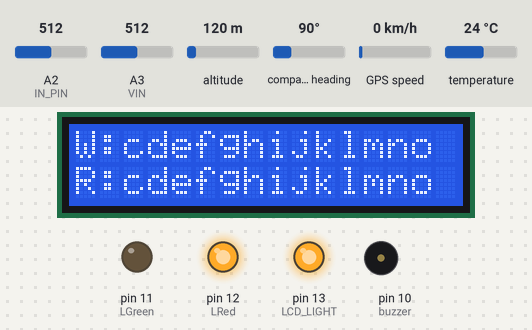
The sketch below on a simulated Arduino Uno, built with avr-gcc and run on an emulated ATmega328P. Shown: 16×2 character LCD, output pins drawn as LEDs (lit = HIGH), buzzer (waves = sounding). Wiring (inferred from the names in the program): 24Cxx EEPROM at I2C address 0x50; DS1307 clock at I2C address 0x68. Inputs (shaded band) come from the test bench; at power-on: A2 (IN_PIN) = 512, A3 (VIN) = 512, altitude 120 m, compass heading 90°, GPS speed 0 km/h, temperature 24 °C. The local clock reads 2024-03-15 10:24:30 at power-on unless the sketch sets it; EEPROM starts erased; the GPS gets a fix after 3 s at 37.7749, -122.4194 with 8 satellites.

Above: at 4.3 s.
At 13.1 s:
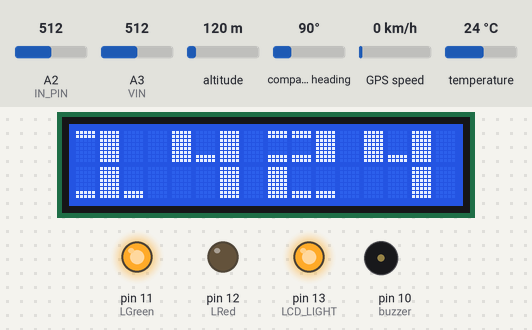
13.2 s: A2 (IN_PIN) set to 985
At 13.8 s:
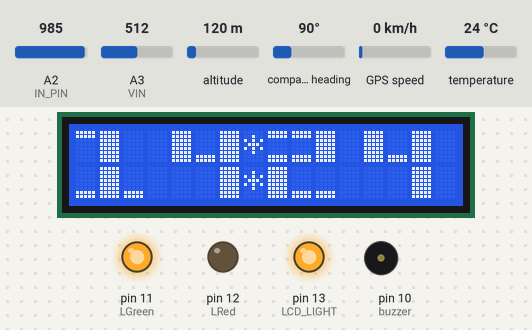
17.1 s: A2 (IN_PIN) set to 1018
At 17.7 s:
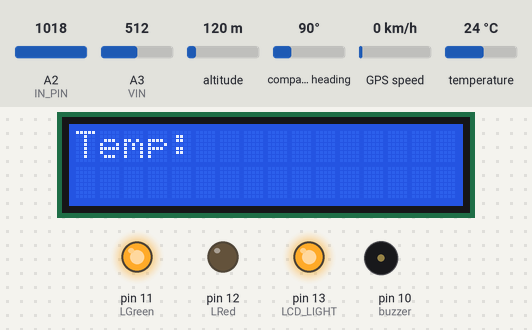
Timing chart, 0 to 20.1 s (numbered marks = the images above; inputs shaded):
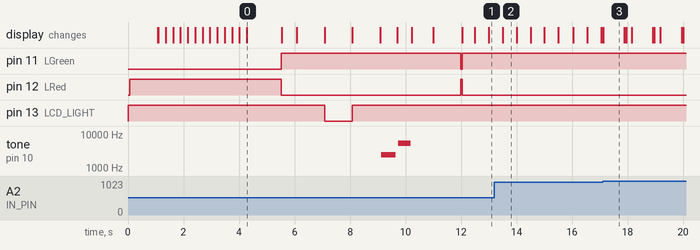

Measured:
- the behaviour switches between 1000 and 1001 on A2 (IN_PIN) (found by bisection; images 2 and 3)
- after the input at 17.1 s, the display: changes at once (image 3)
- what the display in image 0 shows lasts 1.2 s, from 4.3 s to 5.5 s
- what the display in image 2 shows lasts 0.5 s, from 13.5 s to 14.0 s
- what the display in image 3 shows lasts 0.8 s, from 17.1 s to 17.9 s

The sketch:

TE_MINI_328_LCD_MAKET_on_work.ino
```cpp
// ============= Arduino 1.0.5 ====================
// ============= TE-Mini 328P =====================
// 08.05.2014 by Roma Kuzmin
// 17.05 Romik

#include <TinyGPS.h>
#include <LiquidCrystal.h>
#include <Wire.h>
#include <SoftwareSerial.h>
#include <OneWire.h>
#include <avr/pgmspace.h>
#include <DallasTemperature.h>

#define RED      2
#define GREEN    1
#define OFF      0
#define CO2      1 // A1 MQ-135
#define VIN      3 // A3 Voltage Input

#define MAX_DISPLAY 3

boolean upload = false; // ---- Прежде чем показывать нужно загрузить все это ------

byte glyphs[5][8] = {
  {B11111,B11111,B00000,B00000,B00000,B00000,B00000,B00000},
  {B00000,B00000,B00000,B00000,B00000,B00000,B11111,B11111},
  {B11111,B11111,B00000,B00000,B00000,B00000,B11111,B11111},
  {B11111,B11111,B11111,B11111,B11111,B11111,B11111,B11111},
  {B00000,B00000,B00000,B00000,B00000,B01110,B01110,B01110}
};

const int digitWidth = 3;

const char bigDigitsTop[10][digitWidth]={ 3,0,3,0,3,32,2,2,3,0,2,3,3,1,3,3,2,2,3,2,2,0,0,3,3,2,3,3,2,3 };
const char bigDigitsBot[10][digitWidth]={ 3,1,3,1,3,1,3,1,1,1,1,3,32,32,3,1,1,3,3,1,3,32,32,3,3,1,3,1,1,3 };

char buffer[12];

// ----------------------------------------------------------------------------------------------

#define TEMPERATURE_PRECISION 12

#define COMOUT 0

#define LRed     12    // PWM D12
#define LGreen   11    // PWM D11
#define buzzer   10    // PWM D10

#define MAXARRAY 10    // Максимальное значение в масиве

#define CEL      0x99  // Значок градусов

#define UP       char(0xD9) // Стрклка вверх
#define DOWN     char(0xDA) // Стрелка вниз

#define DS1307_ADDRESS 0x68

// Кнопка

#define  IN_PIN   2 // A2 Кнопка --- 10 Ком

#define   R1     105 // R1 KOM
#define   R2     10  // R2 KOM

int tArray[MAXARRAY] = { 0,0,0,0,0,0,0,0 };

DeviceAddress sensor = { 0x28, 0xd4, 0x38, 0xf7, 0x02, 0x00, 0x00, 0x04 }; // D18B20+

OneWire oneWire(1); // D1

DallasTemperature ds18(&oneWire);

int Zmax;
int Zmin;

const int eeprom = 0x50; // I2C bus address for the EEPROM chip int on

TinyGPS gps;

SoftwareSerial gps_p(2,3);

unsigned long TimePreviousInterval = 0;
unsigned long tochkiPreviousInterval = 0;
unsigned long displayPreviousInterval = 0;
unsigned long onePreviousInterval = 0;
unsigned long gpsPreviousInterval = 0;
unsigned long dtPreviousInterval = 0;

boolean s_tochki = false;

LiquidCrystal lcd(8,9,4,5,6,7); // PWM D8 D9 and D4 D5 D6 D7

#define ds oneWire

// OneWire  ds(1); // --- DS18B20 --- PWM D1

// byte sensor[8]; // = {0x28, 0x46, 0xBD, 0x19, 0x03, 0x00, 0x00, 0x35};

byte c[8] = {
  B00000,
  B00000,
  B00000,
  B00000,
  B00000,
  B00000,
  B00000,
  B00000
};

unsigned long Interval = 1800;        // Для печати Даты и обновления Графика 900 Очень быстро
unsigned long P_Interval = 0;

unsigned long currentMillis;

byte display = 0; // Default Big Clock

#define LCD_LIGHT  13  // D13

boolean lcd_status =  false;

// ------------------------- Music -----------------------------------

const int speakerPin = buzzer; // connect speaker to pin 9

char noteNames[] = { 'C','D','E','F','G','a','b' };
unsigned int frequencies[] = { 262,294,330,349,392,440,494 };
const byte noteCount = sizeof(noteNames);
char score[] = "CCGGaaGFFEEDDC GGFFEEDGGFFEED CCGGaaGFFEEDDC ";
const byte scoreLen = sizeof(score);

// ------------------------- Setup -----------------------------------

void setup() {

  unsigned int ep = 0;
  byte data_out = 99;
  byte data_in = 0;

  unsigned int i = 0;

  Wire.begin(); // Attach I2C

  pinMode(LRed, OUTPUT);
  pinMode(LGreen, OUTPUT);
  pinMode(buzzer, OUTPUT);
  pinMode(LCD_LIGHT,OUTPUT);

  digitalWrite(LCD_LIGHT,HIGH);

  lcd.begin(16, 2);

  ep=7;

  for (i=0;i<8;i++) {
    c[ep] = B11111;
    lcd.createChar(i, c);
    ep--;
  }

  Green_Red(RED);

  lcd.setCursor(0,1);
  lcd.print("Write to 24LC256");
  delay(1000);
  lcd.clear();

  Green_Red(RED);

  // Запись работает

  lcd.setCursor(0,0);
  lcd.print("W:");
  lcd.setCursor(0,1);
  lcd.print("R:");

  for (ep=0;ep < 13;ep++) {
    lcd.setCursor(ep+2,0);
    lcd.print(char(data_out));

    writeData(eeprom, ep, data_out++ );
    data_in = readData(eeprom, ep);

    lcd.setCursor(ep+2,1);
    lcd.print(char(data_in));

    delay(250);
  }

  delay(1000);

  Green_Red(GREEN);

  lcd.clear();
  lcd.print("TE-MINI-328P");

  delay(500);

  gps_p.begin(4800);  // GPS L30

  lookUpSensors();

  DallasTemperature sensors(&oneWire);

  sensors.begin();
  sensors.setResolution(sensor, TEMPERATURE_PRECISION);

  delay(1000);
  lcd.clear();

  pinMode(LCD_LIGHT,OUTPUT);
  digitalWrite(LCD_LIGHT,LOW);
  lcd.setCursor(0,0);
  lcd.print("LCD OFF (D0)");
  delay(1000);

  digitalWrite(LCD_LIGHT,HIGH);
  lcd.setCursor(0,1);
  lcd.print("LCD ON (D0)");
  delay(1000);

  lcd.clear();
  lcd.setCursor(0,0);
  lcd.print("Buzzer D10");
  buzz(buzzer, 2500, 500);
  delay(100);

  lcd.setCursor(0,1);
  lcd.print("Buzzer More");
  buzz(buzzer, 5500, 400);
  delay(100);

  lcd.clear();
  lcd.setCursor(0,0);
  lcd.print("Temp: ");
  lcd.print(GetTemp());
  lcd.print(" GPS:");
  lcd.setCursor(0,1);
  lcd.print("VCC: ");
  lcd.print(GetVin());
  lcd.print("  ");
  lcd.print(TinyGPS::library_version());
  delay(1000);

  Green_Red(RED);

 lcd.clear();
}

//////////////////////////////////////////////////////////////////////////////////////
// ------------------------ Основной Цикл ------------------------------------------//
//////////////////////////////////////////////////////////////////////////////////////

void loop() {

  currentMillis = millis();


  if (display == 3) { // IF DISPLAY == 3
   if(currentMillis - dtPreviousInterval > 1000) {  // Выводим большие часы
    dtPreviousInterval = currentMillis;
    simple_date();
   }
  }

  if (display == 2) { // IF DISPLAY == 2
   if(currentMillis - gpsPreviousInterval > 1000) {  // Выводим большие часы
    gpsPreviousInterval = currentMillis;
    print_gps_stat();
   }
  }

 if (display == 0) { // IF DISPLAY == 0
  if(currentMillis - displayPreviousInterval > 1000) {  // Выводим большие часы
   displayPreviousInterval = currentMillis;
   big_clock();
  }

  if(currentMillis - tochkiPreviousInterval > 500) {  // Выводим точки
   tochkiPreviousInterval = currentMillis;
   if (s_tochki) {
    tochki(1);
   } else {
     tochki(0);
   }
   s_tochki = !s_tochki;
  }

 } // IF DISPLAY = 0

  if (display == 1) { // IF DISPLAY = 1
   if(currentMillis - onePreviousInterval > 1000) {
      onePreviousInterval = currentMillis;

    lcd.setCursor(0,0);
    lcd.print("Temp: ");
    lcd.print(GetTemp());
    lcd.print(" GPS:");
    lcd.setCursor(0,1);
    lcd.print("VCC:  ");
    lcd.print(GetVin());
    lcd.print("B ");
    lcd.print(TinyGPS::library_version());
    lcd.print("  ");
   }
  }

   int vIN_PIN = analogRead(IN_PIN); // Кнопку нажали

   if (vIN_PIN > 1000 ) {  // Кнопку нажали
    delay(10);
    vIN_PIN = analogRead(IN_PIN);
     if (vIN_PIN > 1000 ) {
      lcd.clear();
      vIN_PIN = 0;
      display++;
      if (display > MAX_DISPLAY ) display = 0;
     }
   }


  if (gps_p.available()) {
    while (gps_p.available()) {
      char c = gps_p.read();
      if (gps.encode(c)) {
        if(currentMillis - TimePreviousInterval > 5000) {
          TimePreviousInterval = currentMillis;
          set_date_time_from_gps();
          check_gps_stat();
        }
      }
    }
  }

}
// ---------------------------- Дополнительные Функции ----------------------------------

void buzz(int targetPin, long frequency, long length) {

  long delayValue = 1000000/frequency/2;
  long numCycles = frequency * length/ 1000;

  for (long i=0; i < numCycles; i++) {
    digitalWrite(targetPin,HIGH);
    delayMicroseconds(delayValue);
    digitalWrite(targetPin,LOW);
    delayMicroseconds(delayValue);
  }

}

byte decToBcd(byte val) {
  return ( (val/10*16) + (val%10) );
}

byte bcdToDec(byte val) {
  return ( (val/16*10) + (val%16) );
}

#ifdef SETTIME

void setDateTime() {

  byte second =      00; //0-59
  byte minute =      45; //0-59
  byte hour =        16; //0-23
  byte weekDay =     2;  //1-7
  byte monthDay =    13; //1-31
  byte month =       3;  //1-12
  byte year  =       12; //0-99

  Wire.beginTransmission(DS1307_ADDRESS);
  Wire.write(0); //stop Oscillator

  Wire.write(decToBcd(second));
  Wire.write(decToBcd(minute));
  Wire.write(decToBcd(hour));
  Wire.write(decToBcd(weekDay));
  Wire.write(decToBcd(monthDay));
  Wire.write(decToBcd(month));
  Wire.write(decToBcd(year));

  Wire.write(0); //start
  Wire.endTransmission();

}

#endif

// -------------------------- printTime ---------------------------


void printTime(byte display) {

  Wire.beginTransmission(DS1307_ADDRESS);
  Wire.write(0);
  Wire.endTransmission();
  Wire.requestFrom(DS1307_ADDRESS, 7);

  int second = bcdToDec(Wire.read());
  int minute = bcdToDec(Wire.read());
  int hour = bcdToDec(Wire.read() & 0b111111); //24 hour time
  int weekDay = bcdToDec(Wire.read()); //0-6 -> sunday - Saturday
  int monthDay = bcdToDec(Wire.read());
  int month = bcdToDec(Wire.read());
  int year = bcdToDec(Wire.read());

  if (display == 3) {

    lcd.clear();

    while(1) {

      if (!upload) {
        for(int i=0; i < 5; i++) lcd.createChar(i, glyphs[i]);
        upload = true;
      }

      lcd.setCursor(7,0);
      lcd.print("*");
      lcd.setCursor(7,1);
      lcd.print("*");

      if (hour < 10) {
        showNumber(0,0);
        showNumber(hour, 1);
      }
      else showNumber(hour,0);
      if (minute < 10) {
        showNumber(0,2);
        showNumber(minute, 3);
      }
      else showNumber(minute,2);

      delay(500);
      lcd.setCursor(7,0);
      lcd.print(" ");
      lcd.setCursor(7,1);
      lcd.print(" ");
      delay(500);

      Wire.beginTransmission(DS1307_ADDRESS);
      Wire.write(0);
      Wire.endTransmission();
      Wire.requestFrom(DS1307_ADDRESS, 7);

      second = bcdToDec(Wire.read());
      minute = bcdToDec(Wire.read());
      hour = bcdToDec(Wire.read() & 0b111111); //24 hour time
      weekDay = bcdToDec(Wire.read()); //0-6 -> sunday - Saturday
      monthDay = bcdToDec(Wire.read());
      month = bcdToDec(Wire.read());
      year = bcdToDec(Wire.read());

      int vIN_PIN = analogRead(IN_PIN);

      if (vIN_PIN > 1000 ) {
        delay(10);
        vIN_PIN = analogRead(IN_PIN);
        if (vIN_PIN > 1000 ) {
          lcd.clear();
          display > 0;
          delay(10);
          upload = false;
          byte ep=7;
          for (byte i=0;i<8;i++) {
            c[ep] = B11111;
            lcd.createChar(i, c);
            ep--;
          }
          break;
        }
      }

    }

  }

  if (lcd_status == false) {
    if (hour > 9 && hour < 19) digitalWrite(LCD_LIGHT,LOW);
    else digitalWrite(LCD_LIGHT,HIGH);
    // bluetooth.println(lcd_status);
    lcd_status = true;
  }

  if (minute == 30 && hour == 8 && second == 59) {

    if (hour > 9 && hour < 19)
      digitalWrite(LCD_LIGHT,LOW);
    else digitalWrite(LCD_LIGHT,HIGH);

    for (int i = 0; i < scoreLen; i++)
    {
      int duration = 333; // each note lasts for a third of a second
      playNote(score[i], duration); // play the note
    }
  }

  if (display == 0) {

    lcd.print("Time: ");
    if (hour < 10)   lcd.print("0");
    lcd.print(hour,DEC);
    lcd.print(":");
    if (minute < 10) lcd.print("0");
    lcd.print(minute,DEC);
    lcd.print(":");
    if (second < 10) lcd.print("0");
    lcd.print(second,DEC);

  }
  else if (display == 4) {
    lcd.print("Sa:");
    lcd.print(gps.satellites());
    lcd.print(" Sp:");
    lcd.setCursor(8,1);
    lcd.print("       ");
    lcd.setCursor(8,1);
    lcd.print(gps.f_speed_kmph());

  }
  else if (display == 1) {

    lcd.print("Date: ");
    if (monthDay < 10) lcd.print("0");
    lcd.print(monthDay);
    lcd.print("-");
    if (month < 10)    lcd.print("0");
    lcd.print(month);
    lcd.print("-");
    lcd.print(year,DEC);

  }
  else if (display == 2) {

    if (hour < 10)   lcd.print("0");
    lcd.print(hour,DEC);
    lcd.print(":");
    if (minute < 10) lcd.print("0");
    lcd.print(minute,DEC);
    lcd.print(":");
    if (second < 10) lcd.print("0");
    lcd.print(second,DEC);
    lcd.print(" ");

    int value = 0;
    float vout;
    float vin;

    for(int n=0;n<10;n++) {
      value = value + analogRead(VIN);
    }

    value = value / 10;

    vout= (value * 5.0)/1024.0;         // vout= (value * 5.0)/1024.0;
    vin = vout / (10.0/(10.0+110.0));   // vin = vout / (R2/(R1+R2));

    lcd.print(vin,2);

  }

}

// ----------------------- Получить входящие напряжение питания -----------------------

float GetVin( void ) {

 float vin;
 int value = 0;
 float vout;

 for(int n=0;n<10;n++) {
  value = value + analogRead(VIN);
 }

 value = value / 10;

 vout= (value * 5.0)/1024.0;         // vout= (value * 5.0)/1024.0;
 vin = vout / (10.0/(10.0+110.0));   // vin = vout / (R2/(R1+R2));

 return(vin);

}
// ---------------------- Поиск Темперетаурного датчика DS18x20 ----------------------

void lookUpSensors() {
  byte address[8];
  int i=0;
  byte ok = 0, tmp = 0;

  while (ds.search(address)){
    tmp = 0;
    //0x10 = DS18S20
    if (address[0] == 0x10){
      lcd.setCursor(0,1);
      lcd.print("Device: DS18S20");
      tmp = 1;
    }
    else {
      //0x28 = DS18B20
      if (address[0] == 0x28){
        lcd.setCursor(0,1);
        lcd.print("Device: DS18B20");
        tmp = 1;
      }
    }
    //display the address, if tmp is ok
    if (tmp == 1){
      if (OneWire::crc8(address, 7) != address[7]){
        lcd.setCursor(0,1);
        lcd.println("Not valid CRC!");
      }
      else {
        lcd.setCursor(0,0);
        //all is ok, display it
        for (i=0;i<8;i++){
          if (address[i] < 9){
            lcd.print("0");
          }
          lcd.print(address[i],HEX);
          sensor[i] = address[i]; // Заполняем Адрес для DS18x20
        }
        ok = 1;
      }
    } //end if tmp
  } //end while
  if (ok == 0){
    lcd.setCursor(0,1);
    lcd.println("No devices found");
    delay(2000);
  }
}

void writeTimeToScratchpad(byte* address){
  ds.reset();
  ds.select(address);
  ds.write(0x44,1);
  delay(10);
}

void readTimeFromScratchpad(byte* address, byte* data){
  ds.reset();
  ds.select(address);
  ds.write(0xBE);
  for (byte i=0;i<9;i++){
    data[i] = ds.read();
  }
}

// ----------------------------------- getTemperature (no delay) -------------------

float getTemperature(byte* address){
  int tr;
  byte data[12];

  writeTimeToScratchpad(address);
  readTimeFromScratchpad(address,data);

  tr = data[0];

  if (data[1] > 0x80){
    tr = !tr + 1;
    tr = tr * -1;
  }

  int cpc = data[7];
  int cr = data[6];

  tr = tr >> 1;

  return tr - (float)0.25 + (cpc - cr)/(float)cpc;
}

float f2c(float val){
  float aux = val - 32;
  return (aux * 5 / 9);
}

// ------------------------------ Выводим Температуру на LCD ------------------------

void printTemp(void) {
  int tempC;

  tempC = GetTemp();

  // tempC = getTemperature(sensor);
  // tempC = f2c(tempC);

  if (tempC == 0) {
   buzz(buzzer, 3000, 600);
  }

  lcd.setCursor(0,0);
  lcd.print(tempC);
  lcd.print(byte(CEL));
  lcd.print("C ");

  if (COMOUT) {
    // bluetooth.print("|");
    // bluetooth.print(tempC);
    // bluetooth.print("|");
  }
}

// ------------------------- Чтение из EEPROM ---------------------------------

byte readData(int device, unsigned int eeaddress) {
  delay(7);
  byte rdata = 0xFF;
  Wire.beginTransmission(device);
  Wire.write((int)(eeaddress >> 8));   // MSB
  Wire.write((int)(eeaddress & 0xFF)); // LSB
  Wire.endTransmission();
  Wire.requestFrom(device,1);
  if (Wire.available()) rdata = Wire.read();
  return rdata;
}

// --------------------- Звпись в EEPROM --------------------------------

void writeData(int device, unsigned int eeaddress, byte data) {
  delay(7);
  Wire.beginTransmission(device);
  Wire.write((int)(eeaddress >> 8));   // MSB
  Wire.write((int)(eeaddress & 0xFF)); // LSB
  Wire.write(data);
  Wire.endTransmission();
}

// ----------------------- Get Temperature ------------------------------------

float GetTemp() {

  ds18.requestTemperatures();
  return(ds18.getTempC(sensor));

}

void playNote(char note, int duration) {

  // play the tone corresponding to the note name

  for (int i = 0; i < noteCount; i++)
  {
    // try and find a match for the noteName to get the index to the note
    if (noteNames[i] == note) // find a matching note name in the array
      tone(speakerPin, frequencies[i], duration); // play the note using the frequency
  }
  // if there is no match then the note is a rest, so just do the delay
  delay(duration);
}


void showDigit(int digit, int position) {

  lcd.setCursor(position * (digitWidth + 1), 0);

  for(int i=0; i < digitWidth; i++) lcd.print(bigDigitsTop[digit][i]);

  lcd.setCursor(position * (digitWidth + 1), 1);

  for(int i=0; i < digitWidth; i++) lcd.print(bigDigitsBot[digit][i]);

}

void showNumber(int value, int position) {

  int index;
  itoa(value, buffer, 10);

  for(index = 0; index < 10; index++) {
    char c = buffer[index];
    if( c == 0) return;
    c = c - 48;
    showDigit(c, position + index);
  }

}

boolean check_gps_stat( void ) {

  int year;
  byte month, day, hour, minutes, second, hundredths;
  unsigned long age;

  gps.crack_datetime(&year, &month, &day, &hour, &minutes, &second, &hundredths, &age);

  if (age != TinyGPS::GPS_INVALID_AGE) {
    Green_Red(GREEN);
    return(true);
  } else {
    Green_Red(RED);
    return(false);
  }
}

void set_date_time_from_gps( void ) {

  int year;
  byte month, day, hour, minutes, second, hundredths;
  unsigned long age;

  gps.crack_datetime(&year, &month, &day, &hour, &minutes, &second, &hundredths, &age);

  if (age != TinyGPS::GPS_INVALID_AGE) {

    byte weekDay = 1;  // 1-7
    year = year - 2000; // 2014-2000;

    hour = hour + 4;
    if ( hour > 23 ) hour = hour - 24;

    Wire.beginTransmission(DS1307_ADDRESS);
    Wire.write(0); //stop Oscillator

    Wire.write(decToBcd(second));
    Wire.write(decToBcd(minutes));
    Wire.write(decToBcd(hour));
    Wire.write(decToBcd(weekDay));
    Wire.write(decToBcd(day));
    Wire.write(decToBcd(month));
    Wire.write(decToBcd(byte(year)));

    Wire.write(0); //start
    Wire.endTransmission();

  }

}

void Green_Red(byte stat) {

  if (stat == 0) {          // Off
    digitalWrite(LRed,LOW);
    digitalWrite(LGreen,LOW);
  }
  else if (stat == 1 ) {  // Green
    digitalWrite(LRed,LOW);
    digitalWrite(LGreen,HIGH);
  }
  else if (stat == 2 ) {  // Red
    digitalWrite(LGreen,LOW);
    digitalWrite(LRed,HIGH);
  }

}

// ----------------- Большие Часы ----------------------------------

void big_clock() {

  Wire.beginTransmission(DS1307_ADDRESS);
  Wire.write(0);
  Wire.endTransmission();
  Wire.requestFrom(DS1307_ADDRESS, 7);

  int second = bcdToDec(Wire.read());
  int minute = bcdToDec(Wire.read());
  int hour = bcdToDec(Wire.read() & 0b111111); // 24 hour time
  int weekDay = bcdToDec(Wire.read());         // 0-6 -> sunday - Saturday
  int monthDay = bcdToDec(Wire.read());
  int month = bcdToDec(Wire.read());
  int year = bcdToDec(Wire.read());

  // lcd.clear();

  if (s_tochki) tochki(1);

  if (!upload) {
   for(int i=0; i < 5; i++) lcd.createChar(i, glyphs[i]);
   upload = true;
  }

  if (hour < 10) {
   showNumber(0,0);
   showNumber(hour, 1);
  } else showNumber(hour,0);

  if (minute < 10) {
   showNumber(0,2);
   showNumber(minute, 3);
  } else showNumber(minute,2);

}

void tochki( byte stat ) {

  if (stat == 1) {
   lcd.setCursor(7,0);
   lcd.print("*");
   lcd.setCursor(7,1);
   lcd.print("*");
  } else {
   lcd.setCursor(7,0);
   lcd.print(" ");
   lcd.setCursor(7,1);
   lcd.print(" ");
  }

}

void print_gps_stat() {

  unsigned long chars;
  unsigned short sentences, failed_checksum;
  float flat, flon;
  unsigned long fix_age;

  int year;
  byte month, day, hour, minutes, second, hundredths;
  unsigned long age;

  gps.crack_datetime(&year, &month, &day, &hour, &minutes, &second, &hundredths, &age);

  gps.stats(&chars, &sentences, &failed_checksum);

  lcd.setCursor(0,0);
  lcd.print("                ");
  lcd.setCursor(0,1);
  lcd.print("                ");

  gps.f_get_position(&flat, &flon, &fix_age);

  lcd.setCursor(0,1);

  if (fix_age == TinyGPS::GPS_INVALID_AGE) {
   lcd.print("No fix detected ");
   Green_Red(RED);
   lcd.setCursor(0,0);
   lcd.print(chars);
   lcd.print(" ");
   lcd.print(sentences);
   lcd.print(" ");
   lcd.print(failed_checksum);
 }
  else if (fix_age > 5000) {
   lcd.print("Error stale data");
   lcd.setCursor(0,0);
   lcd.print(chars);
   lcd.print(" ");
   lcd.print(sentences);
   lcd.print(" ");
   lcd.print(failed_checksum);
   Green_Red(RED);
 }
  else {
    Green_Red(GREEN);
   lcd.setCursor(0,0);
   lcd.print("Lat: ");
   lcd.print(flat);
   lcd.setCursor(0,1);
   lcd.print("Lon: ");
   lcd.print(flon);
 //  lcd.print(" ");
 //  lcd.print(year);
  }

}

void simple_date() {

  Wire.beginTransmission(DS1307_ADDRESS);
  Wire.write(0);
  Wire.endTransmission();
  Wire.requestFrom(DS1307_ADDRESS, 7);

  int second = bcdToDec(Wire.read());
  int minute = bcdToDec(Wire.read());
  int hour = bcdToDec(Wire.read() & 0b111111); //24 hour time
  int weekDay = bcdToDec(Wire.read()); //0-6 -> sunday - Saturday
  int monthDay = bcdToDec(Wire.read());
  int month = bcdToDec(Wire.read());
  int year = bcdToDec(Wire.read());

//  lcd.clear();

  lcd.setCursor(0,0);

    lcd.print("Time: ");
    if (hour < 10)   lcd.print("0");
    lcd.print(hour,DEC);
    lcd.print(":");
    if (minute < 10) lcd.print("0");
    lcd.print(minute,DEC);
    lcd.print(":");
    if (second < 10) lcd.print("0");
    lcd.print(second,DEC);
    lcd.print("  ");

   lcd.setCursor(0,1);

    lcd.print("Date: ");
    if (monthDay < 10) lcd.print("0");
    lcd.print(monthDay);
    lcd.print("-");
    if (month < 10)    lcd.print("0");
    lcd.print(month);
    lcd.print("-");
    lcd.print(year,DEC);
    lcd.print("  ");

}
```
